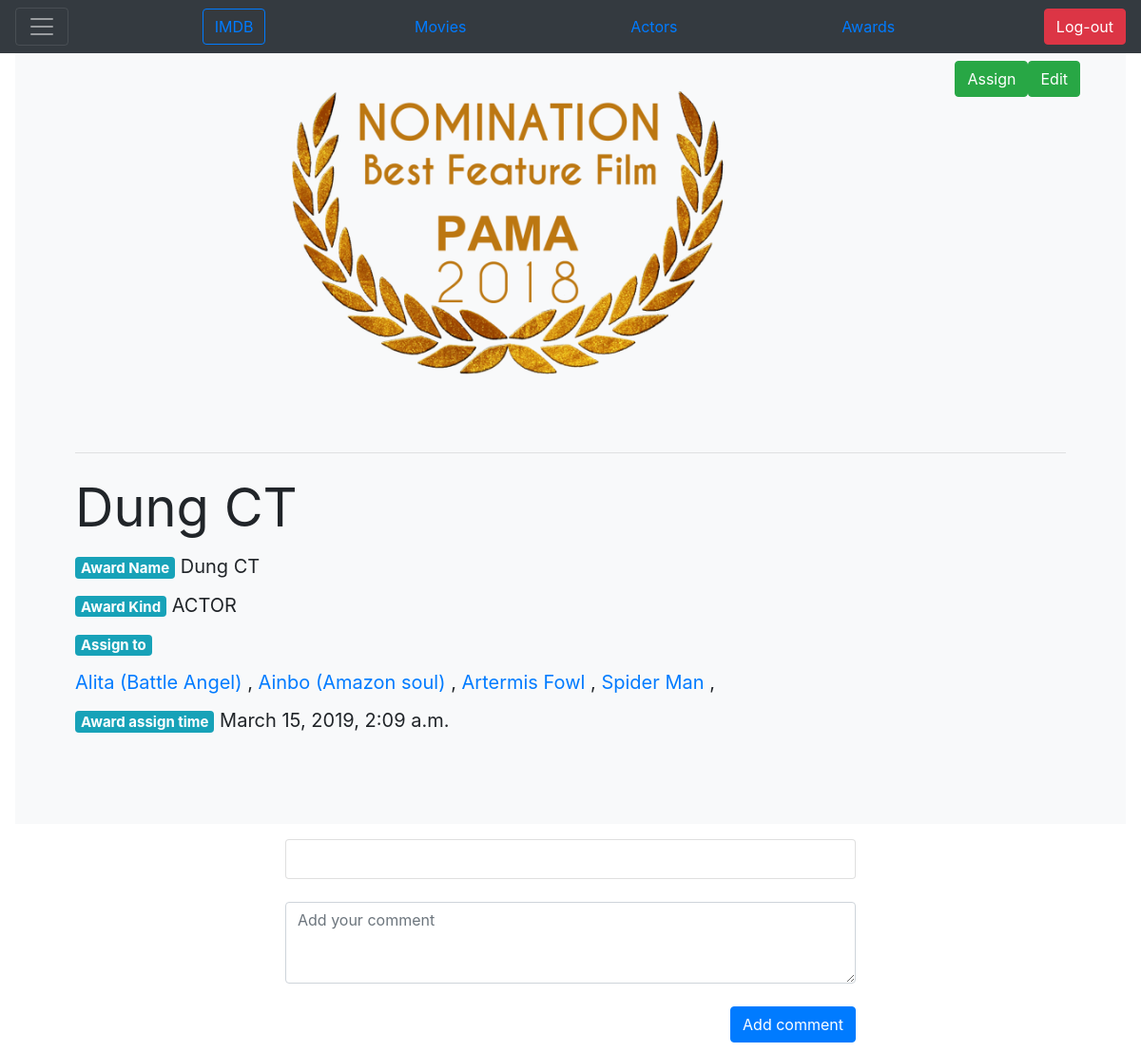
The app's page /imdb/awards/detail/5/ (signed in) with its own data.
### imdb/models.py (models this page shows)
class Award(models.Model):
    ACTOR = 'ACTOR'
    MOVIE = 'MOVIE'
    name = models.CharField(max_length=100)
    kind = models.CharField(
        max_length=50,
        choices=(
            (ACTOR, ACTOR.capitalize()),
            (MOVIE, MOVIE.capitalize()),
        ),
        default=ACTOR,
    )
    movie_kind = models.ManyToManyField(Movie, blank=True,)
    actor_kind = models.ManyToManyField(Actor, blank=True,)
    date_assign = models.DateTimeField(blank=True, auto_now_add=True,)
    def __str__(self):
        return self.name

class Actor(models.Model):
    MALE = 'MALE'
    FEMALE = 'FEMALE'
    UNDEFINED = 'UNDEFINED'
    SEX_CHOICES = [
        (MALE, MALE.capitalize()),
        (FEMALE, FEMALE.capitalize()),
        (UNDEFINED, UNDEFINED.capitalize()),
    ]
    NATIONALITIES_CHOICES = (('Afghan', 'Afghan'), ('Albanian', 'Albanian'), ('Algerian', 'Algerian'), ('American', 'American'), ('Andorran', 'Andorran'), ('Angolan', 'Angolan'), ('Antiguans', 'Antiguans'), ('Argentinean', 'Argentinean'), ('Armenian', 'Armenian'), ('Australian', 'Australian'), ('Austrian', 'Austrian'), ('Azerbaijani', 'Azerbaijani'), ('Bahamian', 'Bahamian'), ('Bahraini', 'Bahraini'), ('Bangladeshi', 'Bangladeshi'), ('Barbadian', 'Barbadian'), ('Barbudans', 'Barbudans'), ('Batswana', 'Batswana'), ('Belarusian', 'Belarusian'), ('Belgian', 'Belgian'), ('Belizean', 'Belizean'), ('Beninese', 'Beninese'), ('Bhutanese', 'Bhutanese'), ('Bolivian', 'Bolivian'), ('Bosnian', 'Bosnian'), ('Brazilian', 'Brazilian'), ('British', 'British'), ('Bruneian', 'Bruneian'), ('Bulgarian', 'Bulgarian'), ('Burkinabe', 'Burkinabe'), ('Burmese', 'Burmese'), ('Burundian', 'Burundian'), ('Cambodian', 'Cambodian'), ('Cameroonian', 'Cameroonian'), ('Canadian', 'Canadian'), ('Cape Verdean', 'Cape Verdean'), ('Central African', 'Central African'), ('Chadian', 'Chadian'), ('Chilean', 'Chilean'), ('Chinese', 'Chinese'), ('Colombian', 'Colombian'), ('Comoran', 'Comoran'), ('Congolese', 'Congolese'), ('Costa Rican', 'Costa Rican'), ('Croatian', 'Croatian'), ('Cuban', 'Cuban'), ('Cypriot', 'Cypriot'), ('Czech', 'Czech'), ('Danish', 'Danish'), ('Djibouti', 'Djibouti'), ('Dominican', 'Dominican'), ('Dutch', 'Dutch'), ('Dutchman', 'Dutchman'), ('Dutchwoman', 'Dutchwoman'), ('East Timorese', 'East Timorese'), ('Ecuadorean', 'Ecuadorean'), ('Egyptian', 'Egyptian'), ('Emirian', 'Emirian'), ('Equatorial Guinean', 'Equatorial Guinean'), ('Eritrean', 'Eritrean'), ('Estonian', 'Estonian'), ('Ethiopian', 'Ethiopian'), ('Fijian', 'Fijian'), ('Filipino', 'Filipino'), ('Finnish', 'Finnish'), ('French', 'French'), ('Gabonese', 'Gabonese'), ('Gambian', 'Gambian'), ('Georgian', 'Georgian'), ('German', 'German'), ('Ghanaian', 'Ghanaian'), ('Greek', 'Greek'), ('Grenadian', 'Grenadian'), ('Guatemalan', 'Guatemalan'), ('Guinea-Bissauan', 'Guinea-Bissauan'), ('Guinean', 'Guinean'), ('Guyanese', 'Guyanese'), ('Haitian', 'Haitian'), ('Herzegovinian', 'Herzegovinian'), ('Honduran', 'Honduran'), ('Hungarian', 'Hungarian'), ('I-Kiribati', 'I-Kiribati'), ('Icelander', 'Icelander'), ('Indian', 'Indian'), ('Indonesian', 'Indonesian'), ('Iranian', 'Iranian'), ('Iraqi', 'Iraqi'), ('Irish', 'Irish'), ('Israeli', 'Israeli'), ('Italian', 'Italian'), ('Ivorian', 'Ivorian'), ('Jamaican', 'Jamaican'), ('Japanese', 'Japanese'), ('Jordanian', 'Jordanian'), ('Kazakhstani', 'Kazakhstani'), ('Kenyan', 'Kenyan'), ('Kittian and Nevisian', 'Kittian and Nevisian'), ('Kuwaiti', 'Kuwaiti'), ('Kyrgyz', 'Kyrgyz'), ('Laotian', 'Laotian'), ('Latvian', 'Latvian'), ('Lebanese', 'Lebanese'), ('Liberian', 'Liberian'), ('Libyan', 'Libyan'), ('Liechtensteiner', 'Liechtensteiner'), ('Lithuanian', 'Lithuanian'), ('Luxembourger', 'Luxembourger'), ('Macedonian', 'Macedonian'), ('Malagasy', 'Malagasy'), ('Malawian', 'Malawian'), ('Malaysian', 'Malaysian'), ('Maldivan', 'Maldivan'), ('Malian', 'Malian'), ('Maltese', 'Maltese'), ('Marshallese', 'Marshallese'), ('Mauritanian', 'Mauritanian'), ('Mauritian', 'Mauritian'), ('Mexican', 'Mexican'), ('Micronesian', 'Micronesian'), ('Moldovan', 'Moldovan'), ('Monacan', 'Monacan'), ('Mongolian', 'Mongolian'), ('Moroccan', 'Moroccan'), ('Mosotho', 'Mosotho'), ('Motswana', 'Motswana'), ('Mozambican', 'Mozambican'), ('Namibian', 'Namibian'), ('Nauruan', 'Nauruan'), ('Nepalese', 'Nepalese'), ('Netherlander', 'Netherlander'), ('New Zealander', 'New Zealander'), ('Ni-Vanuatu', 'Ni-Vanuatu'), ('Nicaraguan', 'Nicaraguan'), ('Nigerian', 'Nigerian'), ('Nigerien', 'Nigerien'), ('North Korean', 'North Korean'), ('Northern Irish', 'Northern Irish'), ('Norwegian', 'Norwegian'), ('Omani', 'Omani'), ('Pakistani', 'Pakistani'), ('Palauan', 'Palauan'), ('Panamanian', 'Panamanian'), ('Papua New Guinean', 'Papua New Guinean'), ('Paraguayan', 'Paraguayan'), ('Peruvian', 'Peruvian'), ('Polish', 'Polish'), ('Portuguese', 'Portuguese'), ('Qatari', 'Qatari'), ('Romanian', 'Romanian'), ('Russian', 'Russian'), ('Rwandan', 'Rwandan'), ('Saint Lucian', 'Saint Lucian'), ('Salvadoran', 'Salvadoran'), ('Samoan', 'Samoan'), ('San Marinese', 'San Marinese'), ('Sao Tomean', 'Sao Tomean'), ('Saudi', 'Saudi'), ('Scottish', 'Scottish'), ('Senegalese', 'Senegalese'), ('Serbian', 'Serbian'), ('Seychellois', 'Seychellois'), ('Sierra Leonean', 'Sierra Leonean'), ('Singaporean', 'Singaporean'), ('Slovakian', 'Slovakian'), ('Slovenian', 'Slovenian'), ('Solomon Islander', 'Solomon Islander'), ('Somali', 'Somali'), ('South African', 'South African'), ('South Korean', 'South Korean'), ('Spanish', 'Spanish'), ('Sri Lankan', 'Sri Lankan'), ('Sudanese', 'Sudanese'), ('Surinamer', 'Surinamer'), ('Swazi', 'Swazi'), ('Swedish', 'Swedish'), ('Swiss', 'Swiss'), ('Syrian', 'Syrian'), ('Taiwanese', 'Taiwanese'), ('Tajik', 'Tajik'), ('Tanzanian', 'Tanzanian'), ('Thai', 'Thai'), ('Togolese', 'Togolese'), ('Tongan', 'Tongan'), ('Trinidadian or Tobagonian', 'Trinidadian or Tobagonian'), ('Tunisian', 'Tunisian'), ('Turkish', 'Turkish'), ('Tuvaluan', 'Tuvaluan'), ('Ugandan', 'Ugandan'), ('Ukrainian', 'Ukrainian'), ('Uruguayan', 'Uruguayan'), ('Uzbekistani', 'Uzbekistani'), ('Venezuelan', 'Venezuelan'), ('Vietnamese', 'Vietnamese'), ('Welsh', 'Welsh'), ('Yemenite', 'Yemenite'), ('Zambian', 'Zambian'), ('Zimbabwean', 'Zimbabwean'))
    first_name = models.CharField(max_length=100)
    last_name = models.CharField(max_length=100)
    birthdate = models.DateField()
    sex = models.CharField(
        max_length=10,
        choices=SEX_CHOICES,
        default=UNDEFINED,
    )
    nationalities = models.CharField(
        max_length=50,
        choices=NATIONALITIES_CHOICES,
        default='Vietnamese',
    )
    alive = models.BooleanField(blank=True)
    def __str__(self):
        return self.first_name + ' ' + self.last_name

### imdb/views.py (the view)
# urls.py: path('awards/detail/<int:pk>/', views.award_detail, name="awarddetail"),
@login_required
def award_detail(request, pk):
    if request.method == 'POST':
        cmt_form = CommentForm(request.POST)
        if cmt_form.is_valid():
            cmt_data = cmt_form.save(commit=False)
            cmt_data.user = request.user
            cmt_data.target_kind = request.POST.get('kind')
            cmt_data.target_id = pk
            cmt_data.save()
            return_url = '/imdb/' + str(cmt_data.target_kind).lower() + 's/detail/' + str(cmt_data.target_id)
            return HttpResponseRedirect(return_url)
    else:
        obj = get_object_or_404(Award, pk=pk)
        pre_form = AwardCreateForm(obj.__dict__)
        assign_form = AwardAssignForm(obj.__dict__)
        cmt_form = CommentForm()
        load_comments = Comment.objects.filter(target_kind__iexact='award', target_id__exact=obj.id).order_by('-created_time')
        return render(request, 'imdb/award_detail.html', {'obj': obj,
                                                          'cmt_form': cmt_form,
                                                          'load_comments': load_comments,
                                                          'pre_form': pre_form,
                                                          'assign_form': assign_form})

### imdb/forms.py
class CommentForm(forms.ModelForm):
    class Meta:
        model = Comment
        fields = ('content',)
        widgets = {
            'content': forms.Textarea(attrs={'class': 'form-control', 'placeholder': 'Add your comment', 'rows': '3',}),
        }

class AwardCreateForm(forms.ModelForm):
    class Meta:
        model = Award
        fields = ('name', 'kind', )
        widgets = {
            'name': forms.TextInput(attrs={'class': 'form-control',}),
            'kind': forms.Select(attrs={'class': 'custom-select d-block w-100',}),
        }

### imdb/templates/imdb/award_detail.html (shortened to what this page needs)
{% extends 'imdb/base.html' %}
{% block award_detail %}
{% load static %}
<link href="{% static "imdb/product.css" %}" rel="stylesheet">
<body>
<nav class="navbar fixed-top navbar-dark bg-dark">
    <button class="navbar-toggler" type="button" data-toggle="collapse" data-target="#navbarToggleExternalContent" aria-controls="navbarToggleExternalContent" aria-expanded="false" aria-label="Toggle navigation">
        <span class="navbar-toggler-icon"></span>
    </button>
    <a class="btn btn-outline-primary" href="{% url "imdb:index" %}">IMDB</a>
    <a class="nav-link" href="{% url "imdb:movies" %}">Movies</a>
    <a class="nav-link" href="{% url "imdb:actors" %}">Actors</a>
    <a class="nav-link" href="{% url "imdb:awards" %}">Awards</a>
    <form class="form-inline">
        {% if user.is_authenticated %}
        <a class="btn btn-danger" href="{% url "imdb:logout" %}">Log-out</a>
        {% else %}
        <a class="btn btn-primary" href="{% url "imdb:login" %}">Log-in</a>
        <a class="btn btn-link" href="{% url "imdb:signup" %}">Sign-up</a>
        {% endif %}
    </form>
</nav>
<div class="position-relative overflow-hidden p-3 p-md-5 m-md-3 text-center bg-light">
  <button type="button" class="btn btn-success float-right" data-toggle="modal" data-target="#award_edit{{ obj.id }}">Edit</button>
  <button type="button" class="btn btn-success float-right" data-toggle="modal" data-target="#award_assign{{ obj.id }}">Assign</button>
  <img class="center" src="{% static "imdb/images/award.png" %}" alt="">
  <div class="col-md-auto p-lg-10 mx-auto my-5 text-left">
  <hr class="mb-4">
    <h5 class="display-4 font-weight-normal">{{ obj }}</h>
    <p class="lead font-weight-normal"><span class="badge badge-info">Award Name</span> {{ obj.name }}</p>
    <p class="lead font-weight-normal"><span class="badge badge-info">Award Kind</span> {{ obj.kind }}</p>
    <p class="lead font-weight-normal"><span class="badge badge-info">Assign to</span></p>
    <p class="lead font-weight-normal">
    {% if obj.kind == "MOVIE" and obj.movie_kind.all %}
    {% for movie in obj.movie_kind.all %}
    <a href="{% url "imdb:moviedetail" movie.id %}" class="lead font-weight-normal">{{ movie }}</a>
    ,
    {% endfor %}
    </p>
    {% elif obj.kind == "ACTOR" and obj.actor_kind.all %}
    <p class="lead font-weight-normal">
    {% for actor in obj.actor_kind.all %}
    <a href="{% url "imdb:actordetail" actor.id %}" class="lead font-weight-normal">{{ actor }}</a>
    ,
    {% endfor %}
    </p>
    {% endif %}
    <p class="lead font-weight-normal"><span class="badge badge-info">Award assign time</span> {{ obj.date_assign }}</p>
  </div>
</div>
<div class="center">
  <div class="card">
    <div class="card-body">
    </div>
  </div>
  <form action="{% url "imdb:addcomment" obj.id %}" method="post">
    {{ cmt_form.content }}
    <input class="btn btn-primary float-right" type="submit" value="Add comment">
  </form>
</div>
</body>
{% endblock %}

### imdb/static/imdb/product.css (style rules this page uses)
.center { display: block; margin-left: auto; margin-right: auto; width: 50%; }
.overflow-hidden { overflow: hidden; }

### records on screen
Award: name "Dung CT", kind "ACTOR", date_assign "March 15, 2019, 2:09 a.m."
Actor: first_name+last_name "Alita (Battle Angel)"
Actor: first_name+last_name "Ainbo (Amazon soul)"
Actor: first_name+last_name "Artermis Fowl"
Actor: first_name+last_name "Spider Man"
